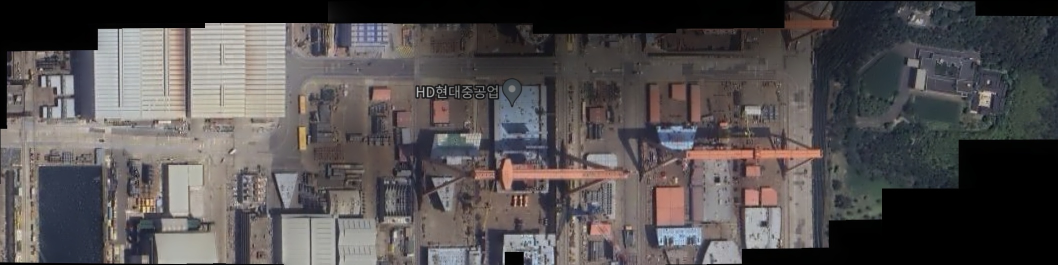
#> input picture src10.jpg, 2116 x 530 px (shown at 1/2 size); its folder holds only this picture in this run
$ python -i refine_image.py   (imports and definitions only)
#> lines starting #> are read from the running program, lines starting #| are printed output that depends on the picture; after the words box and inside, x2 and y2 are one past the last pixel; in counts of white or black regions, pixels touching at a corner belong together
#> further down, picture is the input picture: shape (530, 2116, 3); mean B, G, R 80.1, 79.7, 83.7
import datetime
import os

import cv2


def remove_black_padding(image):
    """
    이미지의 검정색 여백을 제거합니다.
    :param image: 검정색 여백을 제거할 이미지
    :return: 검정색 여백이 제거된 이미지
    """
    # 이미지를 그레이 스케일로 변환
    gray = cv2.cvtColor(image, cv2.COLOR_BGR2GRAY)
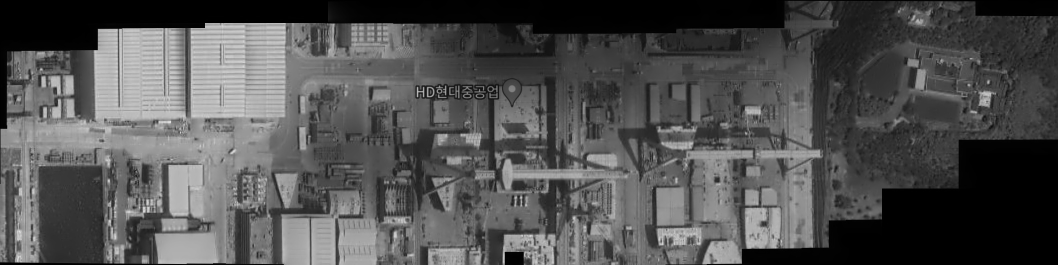
#> gray: shape (530, 2116) (shown at 1/2 size); min 0, max 239, mean 80.9

    # binary thereshold로 검정색 여백 추출 (1보다 작은 값은 0으로, 1 이상의 값은 255로 설정)
    _, thresh = cv2.threshold(gray, 1, 255, cv2.THRESH_BINARY)
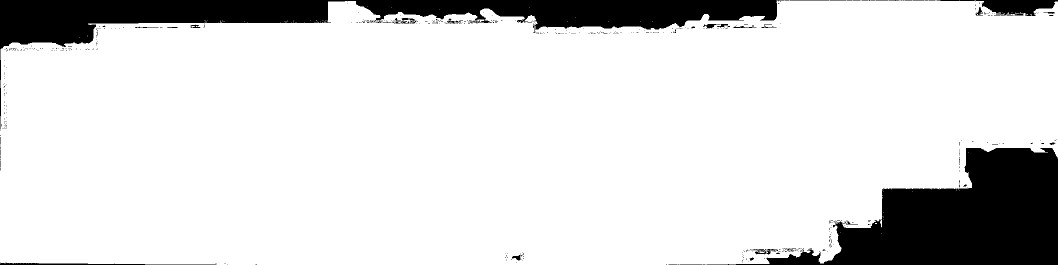
#> thresh: shape (530, 2116) (shown at 1/2 size); 86% white; 526 black regions (493 under 20 px), largest, box (x1, y1, x2, y2) and area: (1414, 296, 2116, 530) 77347, (0, 0, 1569, 258) 72196, (1873, 0, 2116, 32) 3649
    image = cv2.cvtColor(image, cv2.COLOR_BGR2BGRA)
    # image와 thresh를 곱하여 검정색 여백을 제거합니다.
    image = cv2.bitwise_and(image, image, mask=thresh)
    return image


# 아래 함수는 위의 함수와 동일한 기능을 수행합니다. 그러나 많이 느립니다.
# [117 lines left out: functions remove_black_with_iterate, stitch_image, stitch_all_in_one, stitch_divide_and_conquer, not called in this run]

>>> import cv2
>>> picture = cv2.imread('../src10.jpg')
>>> result = remove_black_padding(picture)

$ run again, on src4.jpg
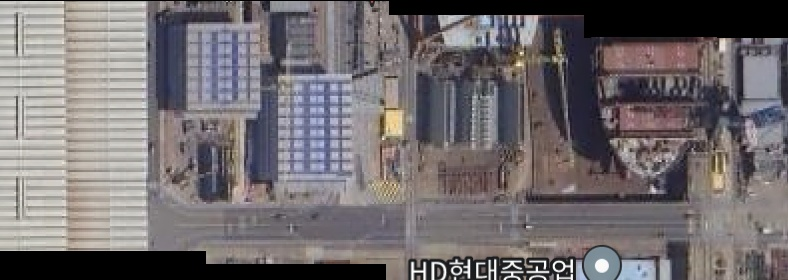
#> input picture src4.jpg, 788 x 280 px
#> picture is the input picture: shape (280, 788, 3); mean B, G, R 111.6, 109.3, 114.8
#> in remove_black_padding, `gray = cv2.cvtColor(image, cv2.COLOR_BGR2GRAY)`:
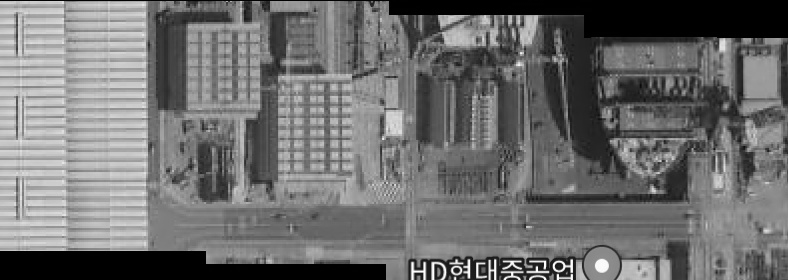
#> gray: shape (280, 788); min 0, max 255, mean 111.2
#> in remove_black_padding, `_, thresh = cv2.threshold(gray, 1, 255, cv2.THRESH_BINARY)`:
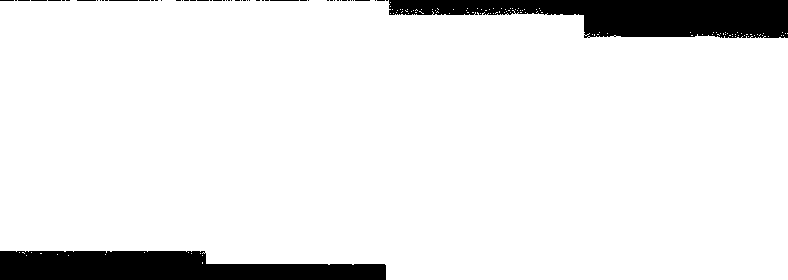
#> thresh: shape (280, 788); 91.2% white; 54 black regions (50 under 20 px), largest, box (x1, y1, x2, y2) and area: (389, 0, 788, 38) 10242, (0, 251, 386, 280) 8812, (109, 0, 138, 1) 29, (270, 0, 299, 1) 29

$ run again, on src5.jpg
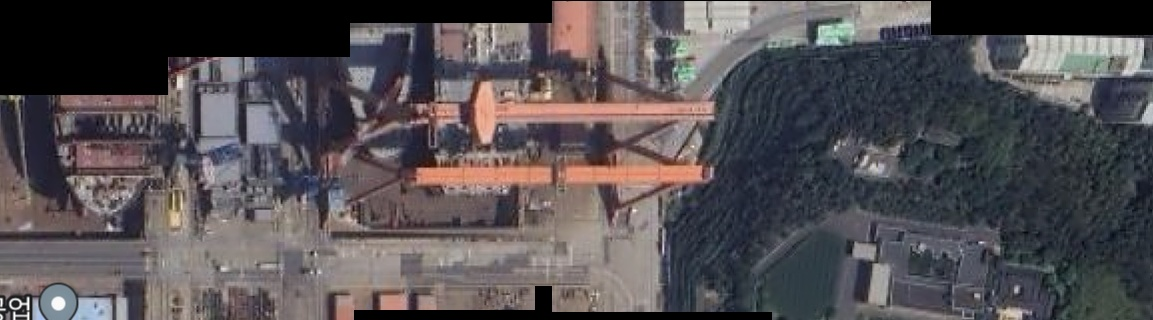
#> input picture src5.jpg, 1153 x 320 px
#> picture is the input picture: shape (320, 1153, 3); mean B, G, R 82.8, 79.6, 84.2
#> in remove_black_padding, `gray = cv2.cvtColor(image, cv2.COLOR_BGR2GRAY)`:
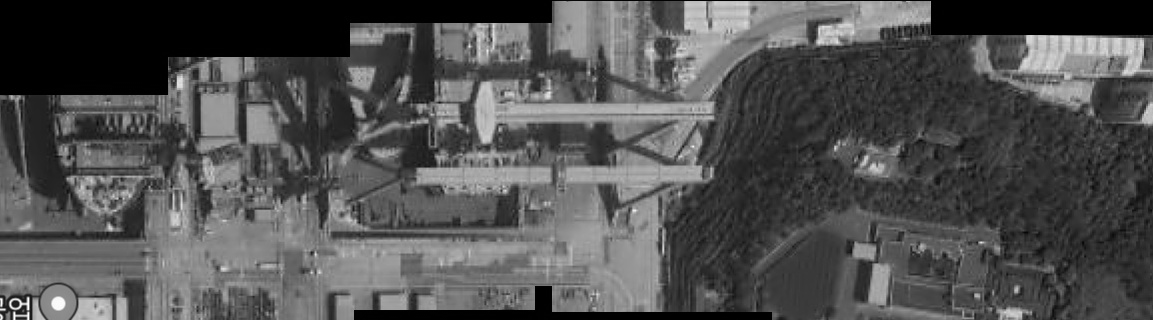
#> gray: shape (320, 1153); min 0, max 255, mean 81.3
#> in remove_black_padding, `_, thresh = cv2.threshold(gray, 1, 255, cv2.THRESH_BINARY)`:
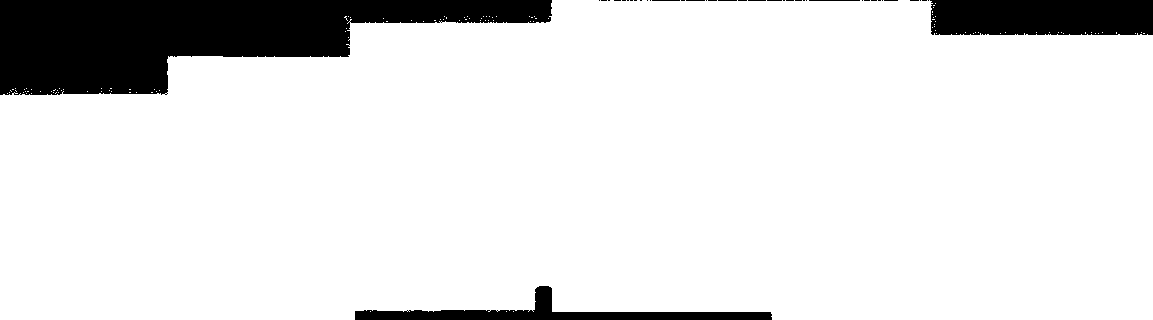
#> thresh: shape (320, 1153); 88.5% white; 39 black regions (34 under 20 px), largest, box (x1, y1, x2, y2) and area: (0, 0, 552, 95) 30584, (930, 0, 1153, 35) 7685, (355, 286, 772, 320) 4033, (809, 0, 860, 1) 51, (652, 0, 680, 1) 28
